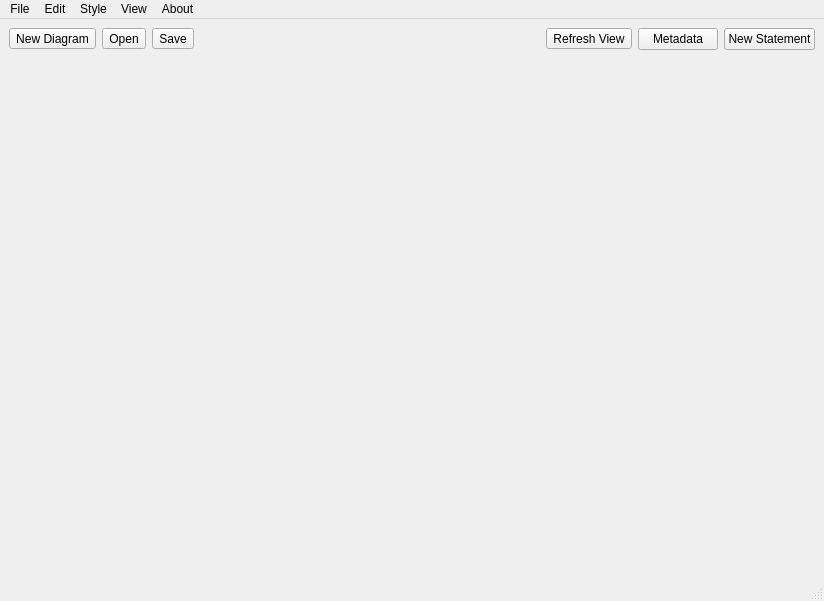
<?xml version="1.0" encoding="UTF-8"?>
<ui version="4.0">
 <class>MainWindow</class>
 <widget class="QMainWindow" name="MainWindow">
  <property name="geometry">
   <rect>
    <x>0</x>
    <y>0</y>
    <width>824</width>
    <height>601</height>
   </rect>
  </property>
  <property name="sizePolicy">
   <sizepolicy hsizetype="Expanding" vsizetype="Expanding">
    <horstretch>0</horstretch>
    <verstretch>0</verstretch>
   </sizepolicy>
  </property>
  <property name="windowTitle">
   <string>OrbitingYeti</string>
  </property>
  <property name="toolButtonStyle">
   <enum>Qt::ToolButtonIconOnly</enum>
  </property>
  <widget class="QWidget" name="centralwidget">
   <property name="enabled">
    <bool>true</bool>
   </property>
   <property name="sizePolicy">
    <sizepolicy hsizetype="Expanding" vsizetype="Expanding">
     <horstretch>0</horstretch>
     <verstretch>0</verstretch>
    </sizepolicy>
   </property>
   <property name="maximumSize">
    <size>
     <width>10000</width>
     <height>10000</height>
    </size>
   </property>
   <property name="layoutDirection">
    <enum>Qt::LeftToRight</enum>
   </property>
   <layout class="QGridLayout" name="gridLayout">
    <item row="0" column="0">
     <layout class="QVBoxLayout" name="verticalLayout">
      <property name="sizeConstraint">
       <enum>QLayout::SetMaximumSize</enum>
      </property>
      <item>
       <layout class="QHBoxLayout" name="horizontalLayout">
        <item>
         <widget class="QToolButton" name="newButton">
          <property name="text">
           <string>New Diagram</string>
          </property>
          <property name="icon">
           <iconset theme="document-new">
            <normaloff>.</normaloff>.</iconset>
          </property>
         </widget>
        </item>
        <item>
         <widget class="QToolButton" name="openButton">
          <property name="text">
           <string>Open</string>
          </property>
          <property name="icon">
           <iconset theme="document-open">
            <normaloff>.</normaloff>.</iconset>
          </property>
         </widget>
        </item>
        <item>
         <widget class="QToolButton" name="saveButton">
          <property name="text">
           <string>Save</string>
          </property>
          <property name="icon">
           <iconset theme="document-save">
            <normaloff>.</normaloff>.</iconset>
          </property>
         </widget>
        </item>
        <item>
         <spacer name="horizontalSpacer">
          <property name="orientation">
           <enum>Qt::Horizontal</enum>
          </property>
          <property name="sizeType">
           <enum>QSizePolicy::Expanding</enum>
          </property>
          <property name="sizeHint" stdset="0">
           <size>
            <width>40</width>
            <height>20</height>
           </size>
          </property>
         </spacer>
        </item>
        <item>
         <widget class="QToolButton" name="refreshButton">
          <property name="text">
           <string>Refresh View</string>
          </property>
          <property name="icon">
           <iconset theme="view-refresh">
            <normaloff>.</normaloff>.</iconset>
          </property>
         </widget>
        </item>
        <item>
         <widget class="QPushButton" name="metadataButton">
          <property name="text">
           <string>Metadata</string>
          </property>
         </widget>
        </item>
        <item>
         <widget class="QPushButton" name="newStatementButton">
          <property name="text">
           <string>New Statement</string>
          </property>
          <property name="icon">
           <iconset theme="insert-object">
            <normaloff>.</normaloff>.</iconset>
          </property>
         </widget>
        </item>
       </layout>
      </item>
      <item>
       <widget class="QWidget" name="widget" native="true">
        <property name="sizePolicy">
         <sizepolicy hsizetype="Expanding" vsizetype="Expanding">
          <horstretch>0</horstretch>
          <verstretch>0</verstretch>
         </sizepolicy>
        </property>
       </widget>
      </item>
     </layout>
    </item>
   </layout>
  </widget>
  <widget class="QMenuBar" name="menubar">
   <property name="geometry">
    <rect>
     <x>0</x>
     <y>0</y>
     <width>824</width>
     <height>28</height>
    </rect>
   </property>
   <widget class="QMenu" name="menuFIle">
    <property name="title">
     <string>File</string>
    </property>
    <widget class="QMenu" name="menuExport">
     <property name="title">
      <string>Export</string>
     </property>
     <addaction name="actionPDF"/>
     <addaction name="actionLaTeX_TikZ"/>
    </widget>
    <addaction name="actionNew"/>
    <addaction name="actionSave"/>
    <addaction name="actionSave_As"/>
    <addaction name="actionOpen"/>
    <addaction name="actionClose"/>
    <addaction name="menuExport"/>
    <addaction name="separator"/>
    <addaction name="actionSettings"/>
    <addaction name="actionQuit"/>
   </widget>
   <widget class="QMenu" name="menuEdit">
    <property name="title">
     <string>Edit</string>
    </property>
    <addaction name="actionCopy"/>
    <addaction name="actionPaste"/>
   </widget>
   <widget class="QMenu" name="menuAbout">
    <property name="title">
     <string>About</string>
    </property>
    <addaction name="actionAbout_OrbitingYeti"/>
    <addaction name="actionNS_Diagrams"/>
   </widget>
   <widget class="QMenu" name="menuStyle">
    <property name="title">
     <string>Style</string>
    </property>
    <addaction name="actionFont"/>
   </widget>
   <widget class="QMenu" name="menuView">
    <property name="title">
     <string>View</string>
    </property>
    <addaction name="actionToolbar"/>
    <addaction name="actionStatusbar"/>
   </widget>
   <addaction name="menuFIle"/>
   <addaction name="menuEdit"/>
   <addaction name="menuStyle"/>
   <addaction name="menuView"/>
   <addaction name="menuAbout"/>
  </widget>
  <widget class="QStatusBar" name="statusbar"/>
  <action name="actionQuit">
   <property name="text">
    <string>Quit</string>
   </property>
   <property name="shortcut">
    <string>Ctrl+Q</string>
   </property>
  </action>
  <action name="actionAbout_OrbitingYeti">
   <property name="text">
    <string>OrbitingYeti</string>
   </property>
  </action>
  <action name="actionNS_Diagrams">
   <property name="text">
    <string>NS Diagrams</string>
   </property>
  </action>
  <action name="actionNew">
   <property name="text">
    <string>New</string>
   </property>
   <property name="shortcut">
    <string>Ctrl+N</string>
   </property>
  </action>
  <action name="actionSave">
   <property name="text">
    <string>Save</string>
   </property>
   <property name="shortcut">
    <string>Ctrl+S</string>
   </property>
  </action>
  <action name="actionOpen">
   <property name="text">
    <string>Open</string>
   </property>
   <property name="shortcut">
    <string>Ctrl+O</string>
   </property>
  </action>
  <action name="actionOpen_Recent">
   <property name="text">
    <string>Open Recent</string>
   </property>
  </action>
  <action name="actionPDF">
   <property name="text">
    <string>PDF</string>
   </property>
  </action>
  <action name="actionLaTeX_TikZ">
   <property name="text">
    <string>LaTeX TikZ</string>
   </property>
  </action>
  <action name="actionCopy">
   <property name="text">
    <string>Copy</string>
   </property>
   <property name="shortcut">
    <string>Ctrl+C</string>
   </property>
  </action>
  <action name="actionPaste">
   <property name="text">
    <string>Paste</string>
   </property>
   <property name="shortcut">
    <string>Ctrl+V</string>
   </property>
  </action>
  <action name="actionSave_As">
   <property name="text">
    <string>Save As</string>
   </property>
   <property name="shortcut">
    <string>Ctrl+Shift+S</string>
   </property>
  </action>
  <action name="actionFont">
   <property name="text">
    <string>Font</string>
   </property>
  </action>
  <action name="actionSettings">
   <property name="text">
    <string>Settings</string>
   </property>
  </action>
  <action name="actionClose">
   <property name="text">
    <string>Close</string>
   </property>
  </action>
  <action name="actionToolbar">
   <property name="checkable">
    <bool>true</bool>
   </property>
   <property name="checked">
    <bool>true</bool>
   </property>
   <property name="text">
    <string>Toolbar</string>
   </property>
  </action>
  <action name="actionStatusbar">
   <property name="checkable">
    <bool>true</bool>
   </property>
   <property name="checked">
    <bool>true</bool>
   </property>
   <property name="text">
    <string>Statusbar</string>
   </property>
  </action>
 </widget>
 <resources/>
 <connections/>
</ui>
